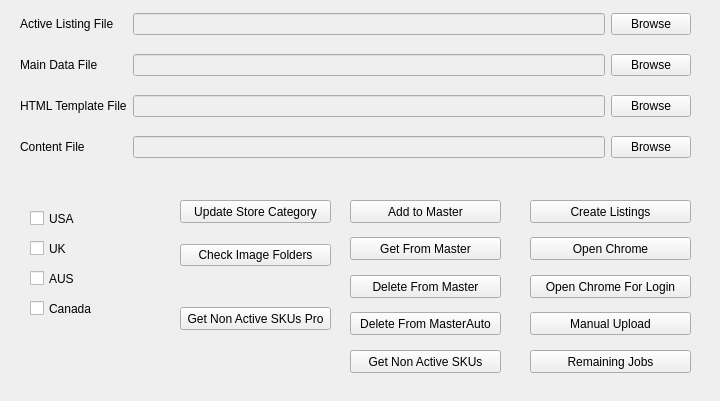
    <widget class="QWidget" name="listingTab">
     <property name="enabled">
      <bool>true</bool>
     </property>
     <attribute name="title">
      <string>Listing BOT</string>
     </attribute>
     <widget class="QWidget" name="centralwidget_2" native="true">
      <property name="geometry">
       <rect>
        <x>0</x>
        <y>0</y>
        <width>711</width>
        <height>392</height>
       </rect>
      </property>
      <property name="minimumSize">
       <size>
        <width>0</width>
        <height>300</height>
       </size>
      </property>
      <property name="maximumSize">
       <size>
        <width>16777215</width>
        <height>425</height>
       </size>
      </property>
      <widget class="QWidget" name="fileWidget" native="true">
       <property name="geometry">
        <rect>
         <x>20</x>
         <y>0</y>
         <width>671</width>
         <height>171</height>
        </rect>
       </property>
       <property name="minimumSize">
        <size>
         <width>0</width>
         <height>141</height>
        </size>
       </property>
       <layout class="QGridLayout" name="gridLayout">
        <item row="1" column="0">
         <widget class="QLabel" name="label_2">
          <property name="text">
           <string>Main Data File</string>
          </property>
         </widget>
        </item>
        <item row="0" column="0">
         <widget class="QLabel" name="label">
          <property name="text">
           <string>Active Listing File</string>
          </property>
         </widget>
        </item>
        <item row="0" column="1">
         <widget class="QLineEdit" name="lineEditActive">
          <property name="enabled">
           <bool>false</bool>
          </property>
         </widget>
        </item>
        <item row="0" column="2">
         <widget class="QPushButton" name="activeListingBrowse">
          <property name="text">
           <string>Browse</string>
          </property>
         </widget>
        </item>
        <item row="2" column="1">
         <widget class="QLineEdit" name="lineEditTemplate">
          <property name="enabled">
           <bool>false</bool>
          </property>
         </widget>
        </item>
        <item row="3" column="1">
         <widget class="QLineEdit" name="lineEditContent">
          <property name="enabled">
           <bool>false</bool>
          </property>
         </widget>
        </item>
        <item row="1" column="2">
         <widget class="QPushButton" name="mainDataBrowse">
          <property name="text">
           <string>Browse</string>
          </property>
         </widget>
        </item>
        <item row="3" column="0">
         <widget class="QLabel" name="label_4">
          <property name="text">
           <string>Content File</string>
          </property>
         </widget>
        </item>
        <item row="3" column="2">
         <widget class="QPushButton" name="contentBrowse">
          <property name="text">
           <string>Browse</string>
          </property>
         </widget>
        </item>
        <item row="1" column="1">
         <widget class="QLineEdit" name="lineEditMainData">
          <property name="enabled">
           <bool>false</bool>
          </property>
         </widget>
        </item>
        <item row="2" column="2">
         <widget class="QPushButton" name="templateBrowse">
          <property name="text">
           <string>Browse</string>
          </property>
         </widget>
        </item>
        <item row="2" column="0">
         <widget class="QLabel" name="label_3">
          <property name="text">
           <string>HTML Template File</string>
          </property>
         </widget>
        </item>
       </layout>
      </widget>
      <widget class="QWidget" name="layoutWidget">
       <property name="geometry">
        <rect>
         <x>530</x>
         <y>200</y>
         <width>161</width>
         <height>173</height>
        </rect>
       </property>
       <layout class="QVBoxLayout" name="actionWidget">
        <item>
         <widget class="QPushButton" name="createListings">
          <property name="minimumSize">
           <size>
            <width>0</width>
            <height>23</height>
           </size>
          </property>
          <property name="text">
           <string>Create Listings</string>
          </property>
         </widget>
        </item>
        <item>
         <spacer name="verticalSpacer">
          <property name="orientation">
           <enum>Qt::Vertical</enum>
          </property>
          <property name="sizeHint" stdset="0">
           <size>
            <width>20</width>
            <height>60</height>
           </size>
          </property>
         </spacer>
        </item>
        <item>
         <widget class="QPushButton" name="openChromeListing">
          <property name="minimumSize">
           <size>
            <width>0</width>
            <height>23</height>
           </size>
          </property>
          <property name="text">
           <string>Open Chrome</string>
          </property>
         </widget>
        </item>
        <item>
         <spacer name="verticalSpacer">
          <property name="orientation">
           <enum>Qt::Vertical</enum>
          </property>
          <property name="sizeHint" stdset="0">
           <size>
            <width>20</width>
            <height>60</height>
           </size>
          </property>
         </spacer>
        </item>
        <item>
         <widget class="QPushButton" name="openChromeForLogin">
          <property name="minimumSize">
           <size>
            <width>0</width>
            <height>23</height>
           </size>
          </property>
          <property name="text">
           <string>Open Chrome For Login</string>
          </property>
         </widget>
        </item>
        <item>
         <spacer name="verticalSpacer_2">
          <property name="orientation">
           <enum>Qt::Vertical</enum>
          </property>
          <property name="sizeHint" stdset="0">
           <size>
            <width>20</width>
            <height>60</height>
           </size>
          </property>
         </spacer>
        </item>
        <item>
         <widget class="QPushButton" name="manualUpload">
          <property name="minimumSize">
           <size>
            <width>0</width>
            <height>23</height>
           </size>
          </property>
          <property name="text">
           <string>Manual Upload</string>
          </property>
         </widget>
        </item>
        <item>
         <spacer name="verticalSpacer">
          <property name="orientation">
           <enum>Qt::Vertical</enum>
          </property>
          <property name="sizeHint" stdset="0">
           <size>
            <width>20</width>
            <height>60</height>
           </size>
          </property>
         </spacer>
        </item>
        <item>
         <widget class="QPushButton" name="jobCount">
          <property name="minimumSize">
           <size>
            <width>0</width>
            <height>23</height>
           </size>
          </property>
          <property name="text">
           <string>Remaining Jobs</string>
          </property>
         </widget>
        </item>
       </layout>
      </widget>
      <widget class="QWidget" name="databaseWidgetLayout">
       <property name="geometry">
        <rect>
         <x>350</x>
         <y>200</y>
         <width>151</width>
         <height>173</height>
        </rect>
       </property>
       <layout class="QVBoxLayout" name="dbLayout">
        <item>
         <widget class="QPushButton" name="addToMasterDB">
          <property name="minimumSize">
           <size>
            <width>0</width>
            <height>23</height>
           </size>
          </property>
          <property name="text">
           <string>Add to Master</string>
          </property>
         </widget>
        </item>
        <item>
         <spacer name="verticalSpacer_3">
          <property name="orientation">
           <enum>Qt::Vertical</enum>
          </property>
          <property name="sizeHint" stdset="0">
           <size>
            <width>20</width>
            <height>60</height>
           </size>
          </property>
         </spacer>
        </item>
        <item>
         <widget class="QPushButton" name="getFromMaster">
          <property name="minimumSize">
           <size>
            <width>0</width>
            <height>23</height>
           </size>
          </property>
          <property name="text">
           <string>Get From Master</string>
          </property>
         </widget>
        </item>
        <item>
         <spacer name="verticalSpacer_3">
          <property name="orientation">
           <enum>Qt::Vertical</enum>
          </property>
          <property name="sizeHint" stdset="0">
           <size>
            <width>20</width>
            <height>60</height>
           </size>
          </property>
         </spacer>
        </item>
        <item>
         <widget class="QPushButton" name="deleteFromMaster">
          <property name="minimumSize">
           <size>
            <width>0</width>
            <height>23</height>
           </size>
          </property>
          <property name="text">
           <string>Delete From Master</string>
          </property>
         </widget>
        </item>
        <item>
         <spacer name="verticalSpacer_4">
          <property name="orientation">
           <enum>Qt::Vertical</enum>
          </property>
          <property name="sizeHint" stdset="0">
           <size>
            <width>20</width>
            <height>60</height>
           </size>
          </property>
         </spacer>
        </item>
        <item>
         <widget class="QPushButton" name="deleteFromMasterAuto">
          <property name="minimumSize">
           <size>
            <width>0</width>
            <height>23</height>
           </size>
          </property>
          <property name="text">
           <string>Delete From MasterAuto</string>
          </property>
         </widget>
        </item>
        <item>
         <spacer name="verticalSpacer_6">
          <property name="orientation">
           <enum>Qt::Vertical</enum>
          </property>
          <property name="sizeHint" stdset="0">
           <size>
            <width>20</width>
            <height>60</height>
           </size>
          </property>
         </spacer>
        </item>
        <item>
         <widget class="QPushButton" name="getNonActiveSKUs">
          <property name="minimumSize">
           <size>
            <width>0</width>
            <height>23</height>
           </size>
          </property>
          <property name="text">
           <string>Get Non Active SKUs</string>
          </property>
         </widget>
        </item>
       </layout>
      </widget>
      <widget class="QWidget" name="countryWidget" native="true">
       <property name="geometry">
        <rect>
         <x>20</x>
         <y>200</y>
         <width>101</width>
         <height>131</height>
        </rect>
       </property>
       <widget class="QCheckBox" name="checkBoxUSA">
        <property name="geometry">
         <rect>
          <x>10</x>
          <y>10</y>
          <width>70</width>
          <height>17</height>
         </rect>
        </property>
        <property name="text">
         <string>USA</string>
        </property>
       </widget>
       <widget class="QCheckBox" name="checkBoxUK">
        <property name="geometry">
         <rect>
          <x>10</x>
          <y>40</y>
          <width>70</width>
          <height>17</height>
         </rect>
        </property>
        <property name="text">
         <string>UK</string>
        </property>
       </widget>
       <widget class="QCheckBox" name="checkBoxAUS">
        <property name="geometry">
         <rect>
          <x>10</x>
          <y>70</y>
          <width>70</width>
          <height>17</height>
         </rect>
        </property>
        <property name="text">
         <string>AUS</string>
        </property>
       </widget>
       <widget class="QCheckBox" name="checkBoxCANADA">
        <property name="geometry">
         <rect>
          <x>10</x>
          <y>100</y>
          <width>70</width>
          <height>17</height>
         </rect>
        </property>
        <property name="text">
         <string>Canada</string>
        </property>
       </widget>
      </widget>
      <widget class="QWidget" name="databaseWidgetLayout_2">
       <property name="geometry">
        <rect>
         <x>180</x>
         <y>200</y>
         <width>151</width>
         <height>165</height>
        </rect>
       </property>
       <layout class="QVBoxLayout" name="dbLayout_2">
        <item>
         <widget class="QPushButton" name="updateSections">
          <property name="minimumSize">
           <size>
            <width>0</width>
            <height>23</height>
           </size>
          </property>
          <property name="text">
           <string>Update Store Category</string>
          </property>
         </widget>
        </item>
        <item>
         <spacer name="verticalSpacer_7">
          <property name="orientation">
           <enum>Qt::Vertical</enum>
          </property>
          <property name="sizeHint" stdset="0">
           <size>
            <width>20</width>
            <height>40</height>
           </size>
          </property>
         </spacer>
        </item>
        <item>
         <widget class="QPushButton" name="checkImageFolders">
          <property name="text">
           <string>Check Image Folders</string>
          </property>
         </widget>
        </item>
        <item>
         <spacer name="verticalSpacer_5">
          <property name="orientation">
           <enum>Qt::Vertical</enum>
          </property>
          <property name="sizeHint" stdset="0">
           <size>
            <width>20</width>
            <height>60</height>
           </size>
          </property>
         </spacer>
        </item>
        <item>
         <widget class="QPushButton" name="getNonActiveSKUs2">
          <property name="minimumSize">
           <size>
            <width>0</width>
            <height>23</height>
           </size>
          </property>
          <property name="text">
           <string>Get Non Active SKUs Pro</string>
          </property>
         </widget>
        </item>
        <item>
         <spacer name="verticalSpacer_8">
          <property name="orientation">
           <enum>Qt::Vertical</enum>
          </property>
          <property name="sizeHint" stdset="0">
           <size>
            <width>20</width>
            <height>60</height>
           </size>
          </property>
         </spacer>
        </item>
       </layout>
      </widget>
     </widget>
    </widget>
